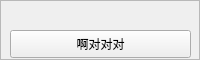
<?xml version="1.0" encoding="UTF-8"?>
<ui version="4.0">
 <class>ErrTextWindow</class>
 <widget class="QWidget" name="ErrTextWindow">
  <property name="geometry">
   <rect>
    <x>0</x>
    <y>0</y>
    <width>200</width>
    <height>60</height>
   </rect>
  </property>
  <property name="minimumSize">
   <size>
    <width>200</width>
    <height>60</height>
   </size>
  </property>
  <property name="maximumSize">
   <size>
    <width>200</width>
    <height>60</height>
   </size>
  </property>
  <property name="windowTitle">
   <string>ERR!</string>
  </property>
  <widget class="QFrame" name="frame">
   <property name="geometry">
    <rect>
     <x>0</x>
     <y>0</y>
     <width>200</width>
     <height>60</height>
    </rect>
   </property>
   <property name="frameShape">
    <enum>QFrame::StyledPanel</enum>
   </property>
   <property name="frameShadow">
    <enum>QFrame::Raised</enum>
   </property>
   <widget class="QPushButton" name="pushButton">
    <property name="geometry">
     <rect>
      <x>10</x>
      <y>30</y>
      <width>181</width>
      <height>28</height>
     </rect>
    </property>
    <property name="text">
     <string>啊对对对</string>
    </property>
   </widget>
   <widget class="QLabel" name="label">
    <property name="geometry">
     <rect>
      <x>10</x>
      <y>10</y>
      <width>181</width>
      <height>20</height>
     </rect>
    </property>
    <property name="text">
     <string/>
    </property>
    <property name="scaledContents">
     <bool>false</bool>
    </property>
    <property name="alignment">
     <set>Qt::AlignCenter</set>
    </property>
   </widget>
  </widget>
 </widget>
 <layoutdefault spacing="6" margin="11"/>
 <resources/>
 <connections/>
</ui>
